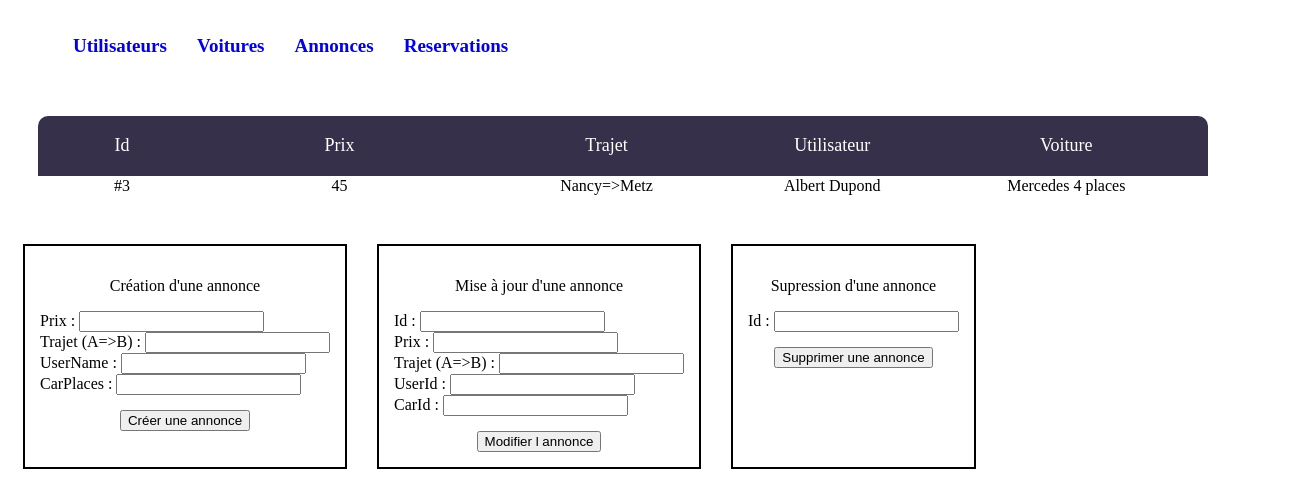
Page /annonces.php on the committed database.
### tables this page shows
CREATE TABLE `annonces` (
  `id` int(11) NOT NULL,
  `prix` int(11) NOT NULL,
  `trajet` varchar(255) NOT NULL,
  `userId` int(11) NOT NULL,
  `carId` int(11) NOT NULL
);

CREATE TABLE `cars` (
  `id` int(11) NOT NULL,
  `brand` varchar(255) NOT NULL,
  `model` varchar(255) NOT NULL,
  `color` varchar(255) NOT NULL,
  `nbrSlots` int(11) NOT NULL
);

### class/Services/DataBaseService.php (called while the page is built, shortened)
<?php
class DataBaseService
{
    private $connection;
    public function __construct()
    {
        try {
            $this->connection = new PDO(
                'mysql:host=' . self::HOST . ';port=' . self::PORT . ';dbname=' . self::DATABASE_NAME,
                self::MYSQL_USER,
                self::MYSQL_PASSWORD
            );
            $this->connection->exec("SET CHARACTER SET utf8");
        } catch (Exception $e) {
            echo 'Erreur : ' . $e->getMessage();
        }
    }
    public function getAnnonces(): array
    {
        $annonces = [];
        $sql = 'SELECT * FROM annonces INNER JOIN users ON annonces.userId = users.id INNER JOIN cars ON annonces.carId = cars.id';
        $query = $this->connection->query($sql);
        $results = $query->fetchAll(PDO::FETCH_ASSOC);
        if (!empty($results)) {
            $annonces = $results;
        }
        return $annonces;
    }
}

### class/Services/AnnoncesService.php (called while the page is built, shortened)
<?php
class AnnoncesService
{
    public function getAnnonces(): array
    {
        $annonces = [];
        $dataBaseService = new DataBaseService();
        $annoncesDTO = $dataBaseService->getAnnonces();
        if (!empty($annoncesDTO)) {
            foreach ($annoncesDTO as $annonceDTO) {
                $annonce = new Annonce();
                $annonce->setId($annonceDTO['id']);
                $annonce->setPrix($annonceDTO['prix']);
                $annonce->setTrajet($annonceDTO['trajet']);
                $annonce->setUserName($annonceDTO['firstname'] . " " . $annonceDTO['lastname']);
                $annonce->setCarPlaces($annonceDTO['brand'] . " " . $annonceDTO['nbrSlots'] . " places");
                $annonces[] = $annonce;
            }
        }
        return $annonces;
    }
}

### class/Entities/Annonce.php (called while the page is built, shortened)
<?php
class Annonce
{
    private $id;
    public function getId(): string
    {
        return $this->id;
    }
    public function setId(string $id): void
    {
        $this->id = $id;
    }
    public function getPrix(): int
    {
        return $this->prix;
    }
    public function setPrix(int $prix): void
    {
        $this->prix = $prix;
    }
    public function getTrajet(): string
    {
        return $this->trajet;
    }
    public function setTrajet(string $trajet): void
    {
        $this->trajet = $trajet;
    }
    public function getUserName(): string
    {
        return $this->userName;
    }
    public function setUserName(string $userName): void
    {
        $this->userName = $userName;
    }
    public function getCarPlaces(): string
    {
        return $this->carPlaces;
    }
    public function setCarPlaces(string $carPlaces): void
    {
        $this->carPlaces = $carPlaces;
    }
}

### class/Controllers/AnnoncesController.php (the view, shortened to what this page needs)
<?php
class AnnoncesController
{
    public function getAnnonces(): string
    {
        $html = '
            <tr class="table100-head">
            <th class="column1">Id</th>
            <th class="column2">Prix</th>
            <th class="column3">Trajet</th>
            <th class="column4">Utilisateur</th>
            <th class="column5">Voiture</th>
            </tr>
            </thead>
            <tbody>';
        $annoncesService = new AnnoncesService();
        $annonces = $annoncesService->getAnnonces();
        foreach ($annonces as $annonce) {
            $html .=
                '<tr>' .
                '<td class="column1"> #' . $annonce->getId() . '</td>' .
                '<td class="column2">' . $annonce->getPrix() . '</td>' .
                '<td class="column3">' . $annonce->getTrajet() . '</td>' .
                '<td class="column4">' . $annonce->getUserName() . '</td>' .
                '<td class="column5">' . $annonce->getCarPlaces() . '</td>' .
                '</tr>';
        }
        return $html;
    }
}

### style.css (style rules this page uses)
table thead tr { height: 60px; background: #36304a; }
.table100-head th { font-family: OpenSans-Regular; font-size: 18px; color: #fff; line-height: 1.2; font-weight: unset; }
.column1 { width: 100px; text-align: center; }
.column2 { width: 160px; text-align: center; }
.column3 { width: 160px; text-align: center; }
.column4 { width: 110px; text-align: center; }
.column5 { width: 170px; text-align: center; }

### rows in the picture
annonces: carId "3", prix "45", trajet "Nancy=>Metz", UserName "Albert Dupond", CarPlaces "Mercedes 4 places"
